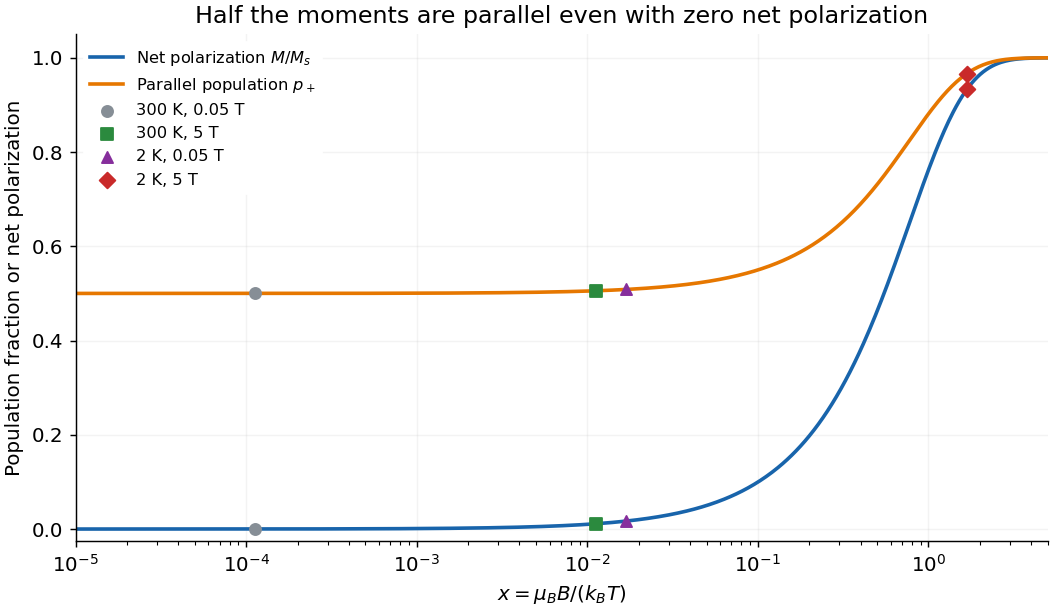

The script that drew this image:
"""Original exam-solution figure; Python 3.14, numpy and matplotlib."""
from pathlib import Path
import numpy as np
import matplotlib
matplotlib.use('Agg')
import matplotlib.pyplot as plt
plt.rcParams.update({'font.size':11,'axes.spines.top':False,'axes.spines.right':False})

fig,ax=plt.subplots(figsize=(8.1,4.7),constrained_layout=True,facecolor='white')
x=np.geomspace(1e-5,5,650);ax.plot(x,np.tanh(x),lw=2,color='#1864ab',label=r'Net polarization $M/M_s$');ax.plot(x,(1+np.tanh(x))/2,lw=2,color='#e67700',label=r'Parallel population $p_+$')
muB=9.2740100657e-24;kb=1.380649e-23
for T,B,col,mark in [(300,.05,'#868e96','o'),(300,5,'#2b8a3e','s'),(2,.05,'#862e9c','^'),(2,5,'#c92a2a','D')]:
 xx=muB*B/(kb*T);ax.scatter([xx,xx],[np.tanh(xx),(1+np.tanh(xx))/2],color=col,marker=mark,s=38,zorder=3,label=f'{T} K, {B:g} T')
ax.set(xscale='log',xlabel=r'$x=\mu_BB/(k_BT)$',ylabel='Population fraction or net polarization',title='Half the moments are parallel even with zero net polarization',xlim=(1e-5,5),ylim=(-.025,1.05));ax.legend(frameon=True,facecolor='white',framealpha=1,edgecolor='white',loc='upper left',fontsize=9);ax.grid(alpha=.15)

fig.savefig(Path.cwd()/Path(__file__).with_suffix('.png').name,dpi=130,facecolor='white',transparent=False)
plt.close(fig)
